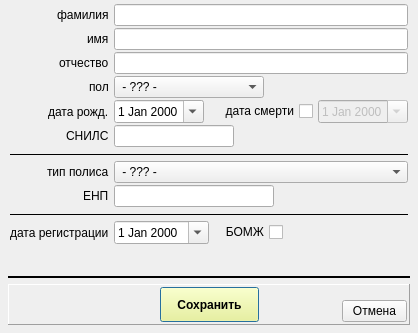
<?xml version="1.0" encoding="UTF-8"?>
<ui version="4.0">
 <class>add_person_wnd</class>
 <widget class="QDialog" name="add_person_wnd">
  <property name="geometry">
   <rect>
    <x>0</x>
    <y>0</y>
    <width>415</width>
    <height>333</height>
   </rect>
  </property>
  <property name="windowTitle">
   <string>Данные персоны</string>
  </property>
  <property name="windowIcon">
   <iconset resource="_inko_assig_res.qrc">
    <normaloff>:/inko_asg.bmp</normaloff>:/inko_asg.bmp</iconset>
  </property>
  <layout class="QVBoxLayout" name="verticalLayout" stretch="0,1,0,0">
   <property name="spacing">
    <number>5</number>
   </property>
   <property name="leftMargin">
    <number>8</number>
   </property>
   <property name="topMargin">
    <number>2</number>
   </property>
   <property name="rightMargin">
    <number>8</number>
   </property>
   <property name="bottomMargin">
    <number>8</number>
   </property>
   <item>
    <widget class="QFrame" name="pan_person">
     <layout class="QFormLayout" name="formLayout">
      <property name="fieldGrowthPolicy">
       <enum>QFormLayout::AllNonFixedFieldsGrow</enum>
      </property>
      <property name="labelAlignment">
       <set>Qt::AlignRight|Qt::AlignTrailing|Qt::AlignVCenter</set>
      </property>
      <property name="horizontalSpacing">
       <number>5</number>
      </property>
      <property name="verticalSpacing">
       <number>2</number>
      </property>
      <property name="leftMargin">
       <number>2</number>
      </property>
      <property name="topMargin">
       <number>2</number>
      </property>
      <property name="rightMargin">
       <number>2</number>
      </property>
      <property name="bottomMargin">
       <number>2</number>
      </property>
      <item row="0" column="0">
       <widget class="QLabel" name="label">
        <property name="text">
         <string>фамилия</string>
        </property>
       </widget>
      </item>
      <item row="0" column="1">
       <widget class="QLineEdit" name="line_fam"/>
      </item>
      <item row="1" column="0">
       <widget class="QLabel" name="label_2">
        <property name="text">
         <string>имя</string>
        </property>
       </widget>
      </item>
      <item row="1" column="1">
       <widget class="QLineEdit" name="line_im"/>
      </item>
      <item row="2" column="0">
       <widget class="QLabel" name="label_3">
        <property name="text">
         <string>отчество</string>
        </property>
       </widget>
      </item>
      <item row="2" column="1">
       <widget class="QLineEdit" name="line_ot"/>
      </item>
      <item row="3" column="0">
       <widget class="QLabel" name="label_4">
        <property name="text">
         <string>пол</string>
        </property>
       </widget>
      </item>
      <item row="3" column="1">
       <widget class="QComboBox" name="combo_sex">
        <property name="maximumSize">
         <size>
          <width>150</width>
          <height>16777215</height>
         </size>
        </property>
        <item>
         <property name="text">
          <string> - ??? - </string>
         </property>
        </item>
        <item>
         <property name="text">
          <string>(1) муж.</string>
         </property>
        </item>
        <item>
         <property name="text">
          <string>(2) жен.</string>
         </property>
        </item>
       </widget>
      </item>
      <item row="4" column="0">
       <widget class="QLabel" name="label_5">
        <property name="text">
         <string>дата рожд.</string>
        </property>
       </widget>
      </item>
      <item row="4" column="1">
       <layout class="QHBoxLayout" name="horizontalLayout_3">
        <property name="spacing">
         <number>5</number>
        </property>
        <property name="leftMargin">
         <number>0</number>
        </property>
        <property name="topMargin">
         <number>0</number>
        </property>
        <property name="rightMargin">
         <number>0</number>
        </property>
        <property name="bottomMargin">
         <number>0</number>
        </property>
        <item>
         <widget class="QDateEdit" name="date_birth">
          <property name="maximumSize">
           <size>
            <width>90</width>
            <height>16777215</height>
           </size>
          </property>
          <property name="calendarPopup">
           <bool>true</bool>
          </property>
         </widget>
        </item>
        <item>
         <widget class="QCheckBox" name="ch_death">
          <property name="layoutDirection">
           <enum>Qt::RightToLeft</enum>
          </property>
          <property name="text">
           <string>   дата смерти</string>
          </property>
         </widget>
        </item>
        <item>
         <widget class="QDateEdit" name="date_death">
          <property name="enabled">
           <bool>false</bool>
          </property>
          <property name="maximumSize">
           <size>
            <width>90</width>
            <height>16777215</height>
           </size>
          </property>
          <property name="calendarPopup">
           <bool>true</bool>
          </property>
         </widget>
        </item>
        <item>
         <spacer name="horizontalSpacer_3">
          <property name="orientation">
           <enum>Qt::Horizontal</enum>
          </property>
          <property name="sizeHint" stdset="0">
           <size>
            <width>40</width>
            <height>20</height>
           </size>
          </property>
         </spacer>
        </item>
       </layout>
      </item>
      <item row="5" column="0">
       <widget class="QLabel" name="label_7">
        <property name="text">
         <string>СНИЛС</string>
        </property>
       </widget>
      </item>
      <item row="5" column="1">
       <widget class="QLineEdit" name="line_snils">
        <property name="minimumSize">
         <size>
          <width>110</width>
          <height>0</height>
         </size>
        </property>
        <property name="maximumSize">
         <size>
          <width>120</width>
          <height>16777215</height>
         </size>
        </property>
       </widget>
      </item>
      <item row="6" column="0" colspan="2">
       <widget class="Line" name="line">
        <property name="minimumSize">
         <size>
          <width>0</width>
          <height>10</height>
         </size>
        </property>
        <property name="frameShadow">
         <enum>QFrame::Plain</enum>
        </property>
        <property name="lineWidth">
         <number>1</number>
        </property>
        <property name="orientation">
         <enum>Qt::Horizontal</enum>
        </property>
       </widget>
      </item>
      <item row="7" column="0">
       <widget class="QLabel" name="label_6">
        <property name="text">
         <string>тип полиса</string>
        </property>
       </widget>
      </item>
      <item row="7" column="1">
       <widget class="QComboBox" name="combo_pol_v">
        <item>
         <property name="text">
          <string> - ??? - </string>
         </property>
        </item>
        <item>
         <property name="text">
          <string>(1)  полис старого образца</string>
         </property>
        </item>
        <item>
         <property name="text">
          <string>(2)  временное свидетельство</string>
         </property>
        </item>
        <item>
         <property name="text">
          <string>(3)  полис единого образца</string>
         </property>
        </item>
        <item>
         <property name="text">
          <string>(4)  застрахован без выдачи ВС</string>
         </property>
        </item>
        <item>
         <property name="text">
          <string>(5)  застрахован без выдачи ЕНП</string>
         </property>
        </item>
       </widget>
      </item>
      <item row="8" column="0">
       <widget class="QLabel" name="label_8">
        <property name="text">
         <string>ЕНП</string>
        </property>
       </widget>
      </item>
      <item row="8" column="1">
       <widget class="QLineEdit" name="line_enp">
        <property name="minimumSize">
         <size>
          <width>150</width>
          <height>0</height>
         </size>
        </property>
        <property name="maximumSize">
         <size>
          <width>160</width>
          <height>16777215</height>
         </size>
        </property>
        <property name="font">
         <font>
          <weight>75</weight>
          <bold>true</bold>
         </font>
        </property>
       </widget>
      </item>
      <item row="9" column="0" colspan="2">
       <widget class="Line" name="line_4">
        <property name="minimumSize">
         <size>
          <width>0</width>
          <height>10</height>
         </size>
        </property>
        <property name="frameShadow">
         <enum>QFrame::Plain</enum>
        </property>
        <property name="lineWidth">
         <number>1</number>
        </property>
        <property name="orientation">
         <enum>Qt::Horizontal</enum>
        </property>
       </widget>
      </item>
      <item row="10" column="0">
       <widget class="QLabel" name="label_9">
        <property name="text">
         <string>дата регистрации</string>
        </property>
       </widget>
      </item>
      <item row="10" column="1">
       <layout class="QHBoxLayout" name="horizontalLayout_4">
        <item>
         <widget class="QDateEdit" name="date_reg">
          <property name="calendarPopup">
           <bool>true</bool>
          </property>
         </widget>
        </item>
        <item>
         <widget class="QCheckBox" name="ch_bomj">
          <property name="layoutDirection">
           <enum>Qt::RightToLeft</enum>
          </property>
          <property name="text">
           <string>   БОМЖ</string>
          </property>
         </widget>
        </item>
        <item>
         <spacer name="horizontalSpacer_2">
          <property name="orientation">
           <enum>Qt::Horizontal</enum>
          </property>
          <property name="sizeHint" stdset="0">
           <size>
            <width>40</width>
            <height>20</height>
           </size>
          </property>
         </spacer>
        </item>
       </layout>
      </item>
     </layout>
    </widget>
   </item>
   <item>
    <spacer name="verticalSpacer">
     <property name="orientation">
      <enum>Qt::Vertical</enum>
     </property>
     <property name="sizeHint" stdset="0">
      <size>
       <width>20</width>
       <height>40</height>
      </size>
     </property>
    </spacer>
   </item>
   <item>
    <widget class="Line" name="line_3">
     <property name="frameShadow">
      <enum>QFrame::Plain</enum>
     </property>
     <property name="lineWidth">
      <number>2</number>
     </property>
     <property name="orientation">
      <enum>Qt::Horizontal</enum>
     </property>
    </widget>
   </item>
   <item>
    <widget class="QFrame" name="pan_DN">
     <property name="frameShape">
      <enum>QFrame::Panel</enum>
     </property>
     <property name="frameShadow">
      <enum>QFrame::Raised</enum>
     </property>
     <layout class="QHBoxLayout" name="horizontalLayout_2">
      <property name="spacing">
       <number>2</number>
      </property>
      <property name="leftMargin">
       <number>2</number>
      </property>
      <property name="topMargin">
       <number>2</number>
      </property>
      <property name="rightMargin">
       <number>2</number>
      </property>
      <property name="bottomMargin">
       <number>2</number>
      </property>
      <item>
       <widget class="QFrame" name="frame_2">
        <property name="minimumSize">
         <size>
          <width>65</width>
          <height>0</height>
         </size>
        </property>
        <property name="maximumSize">
         <size>
          <width>65</width>
          <height>16777215</height>
         </size>
        </property>
        <property name="frameShape">
         <enum>QFrame::NoFrame</enum>
        </property>
        <property name="frameShadow">
         <enum>QFrame::Raised</enum>
        </property>
       </widget>
      </item>
      <item>
       <spacer name="horizontalSpacer_6">
        <property name="orientation">
         <enum>Qt::Horizontal</enum>
        </property>
        <property name="sizeHint" stdset="0">
         <size>
          <width>40</width>
          <height>20</height>
         </size>
        </property>
       </spacer>
      </item>
      <item>
       <widget class="QPushButton" name="bn_save">
        <property name="minimumSize">
         <size>
          <width>0</width>
          <height>35</height>
         </size>
        </property>
        <property name="palette">
         <palette>
          <active>
           <colorrole role="Button">
            <brush brushstyle="SolidPattern">
             <color alpha="255">
              <red>255</red>
              <green>255</green>
              <blue>127</blue>
             </color>
            </brush>
           </colorrole>
          </active>
          <inactive>
           <colorrole role="Button">
            <brush brushstyle="SolidPattern">
             <color alpha="255">
              <red>255</red>
              <green>255</green>
              <blue>127</blue>
             </color>
            </brush>
           </colorrole>
          </inactive>
          <disabled>
           <colorrole role="Button">
            <brush brushstyle="SolidPattern">
             <color alpha="255">
              <red>255</red>
              <green>255</green>
              <blue>127</blue>
             </color>
            </brush>
           </colorrole>
          </disabled>
         </palette>
        </property>
        <property name="font">
         <font>
          <weight>75</weight>
          <bold>true</bold>
         </font>
        </property>
        <property name="text">
         <string>    Сохранить    </string>
        </property>
        <property name="default">
         <bool>true</bool>
        </property>
        <property name="flat">
         <bool>false</bool>
        </property>
       </widget>
      </item>
      <item>
       <spacer name="horizontalSpacer_5">
        <property name="orientation">
         <enum>Qt::Horizontal</enum>
        </property>
        <property name="sizeHint" stdset="0">
         <size>
          <width>40</width>
          <height>20</height>
         </size>
        </property>
       </spacer>
      </item>
      <item>
       <layout class="QVBoxLayout" name="verticalLayout_2">
        <property name="spacing">
         <number>2</number>
        </property>
        <property name="leftMargin">
         <number>0</number>
        </property>
        <property name="topMargin">
         <number>0</number>
        </property>
        <property name="rightMargin">
         <number>0</number>
        </property>
        <property name="bottomMargin">
         <number>0</number>
        </property>
        <item>
         <spacer name="verticalSpacer_2">
          <property name="orientation">
           <enum>Qt::Vertical</enum>
          </property>
          <property name="sizeHint" stdset="0">
           <size>
            <width>2</width>
            <height>2</height>
           </size>
          </property>
         </spacer>
        </item>
        <item>
         <widget class="QPushButton" name="bn_close">
          <property name="minimumSize">
           <size>
            <width>60</width>
            <height>0</height>
           </size>
          </property>
          <property name="maximumSize">
           <size>
            <width>65</width>
            <height>16777215</height>
           </size>
          </property>
          <property name="text">
           <string>Отмена</string>
          </property>
          <property name="autoDefault">
           <bool>false</bool>
          </property>
         </widget>
        </item>
       </layout>
      </item>
     </layout>
    </widget>
   </item>
  </layout>
 </widget>
 <resources>
  <include location="_inko_assig_res.qrc"/>
 </resources>
 <connections/>
</ui>
